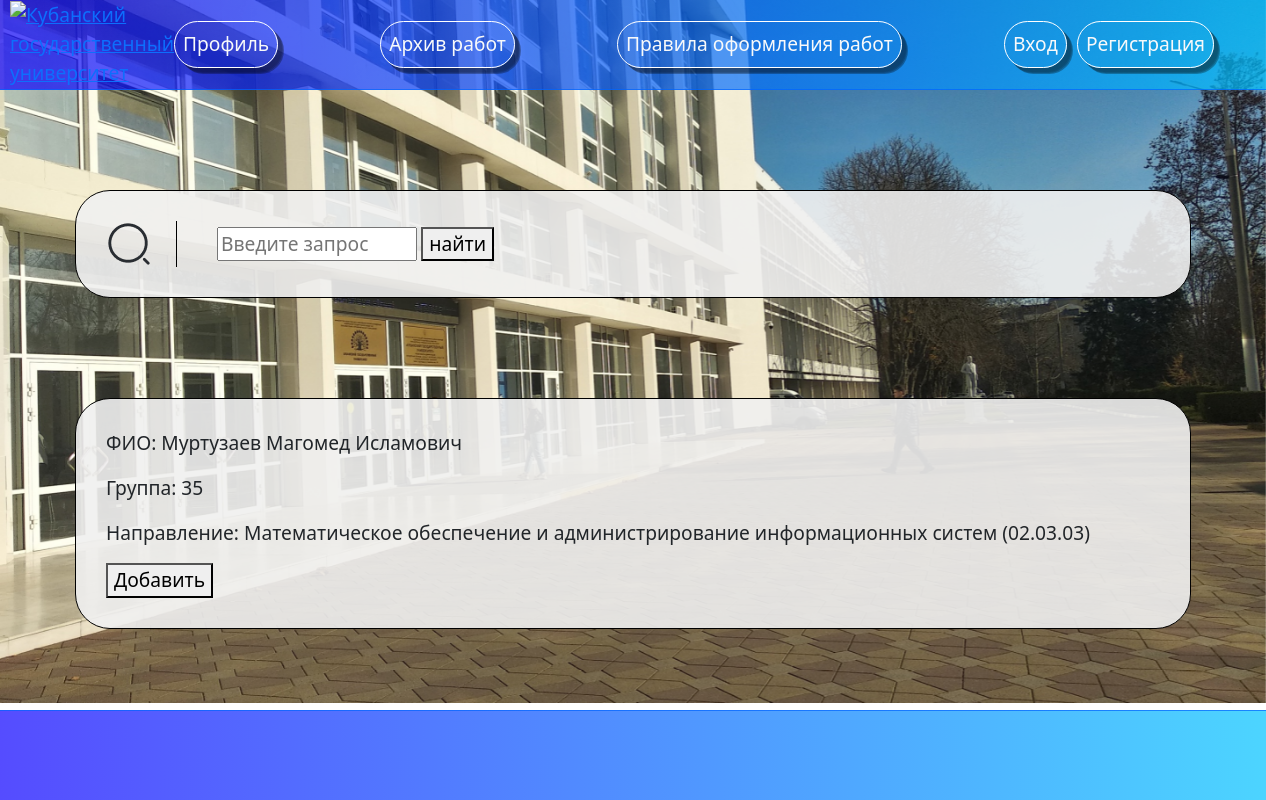
Page /works/add_student/ on the committed database.
### users/models.py (models this page shows, shortened)
class Student(models.Model):
    user = models.OneToOneField(User, on_delete=models.CASCADE, null=True,
                                default=None)
    group = models.ForeignKey(Group, max_length=100,
                              verbose_name="Группа",
                              on_delete=models.SET_NULL, null=True,
                              related_name='st')
    scientific_director = models.ForeignKey('Teacher', on_delete=models.SET_NULL,
                                            verbose_name='Научный руководитель',
                                            related_name='st', null=True,
                                            default=None)
    class Meta:
        verbose_name = "Студент"
        verbose_name_plural = "Студенты"

class Group(models.Model):
    group_number = models.CharField(max_length=100, db_index=True,
                                    verbose_name="Номер группы")
    direction_of_study = models.ForeignKey(DirectionOfStudy, max_length=100,
                              verbose_name="Направление обучения",
                              on_delete=models.SET_NULL, null=True,
                              related_name='gr', )
    class Meta:
        verbose_name = "Группа"
        verbose_name_plural = "Группы"
    def __str__(self):
        return '{0}'.format(self.group_number)

class DirectionOfStudy(models.Model):
    name_of_direction = models.CharField(max_length=100, db_index=True,
                                         verbose_name="Название направления")
    direction_code = models.CharField(max_length=100,
                                      verbose_name="Код направления")
    MASTERS_DEGREE = "MD"
    BACHELORS_DEGREE = "BD"
    LEVEL_OF_TRAINING = (
        (BACHELORS_DEGREE, "Бакалавриат"),
        (MASTERS_DEGREE, "Магистратура"),
    )
    level_of_training = models.CharField(max_length=100,
                                  verbose_name="Уровень подготовки", blank=True,
                                  default=BACHELORS_DEGREE,
                                  choices=LEVEL_OF_TRAINING,
                                  )
    class Meta:
        verbose_name = "Направление обучения"
        verbose_name_plural = "Направления обучения"
    def __str__(self):
        return '{0}'.format(self.name_of_direction)

### works/views.py (the view)
# urls.py: path('add_student/', views.ShowStudentsView.as_view(), name='add_student'),
class ShowStudentsView(ListView):
    model = Student
    template_name = 'works/add_student.html'
    extra_context = {'students':
        Student.objects.all(),
                     'teachers': Teacher.objects.all()}
    def get_queryset(self): # новый
        query = self.request.GET.get('q')
        if query != None:
            object_list = Student.objects.filter(
                Q(user__first_name__icontains=query)
            )
            return object_list
        else:
            return Student.objects.all()

### works/templates/works/add_student.html (shortened to what this page needs)
{% extends 'base.html' %}
{% block main %}
<div class="panel d-flex  align-items-center">
  <div class="search"></div>
<form action="{% url 'add_student' %}" method="get">
  <input id="search" name="q" type="text" placeholder="Введите запрос">
  <button type="submit">найти</button>
</form>
</div>
  {% for student in object_list %}
<div class="panel">
      <div >
        <p>ФИО: {{ student.user.first_name }}</p>
      </div >
      <div >
        <p>Группа: {{ student.group }}</p>
      </div>
      <div>
        <p>Направление: {{ student.group.direction_of_study }}
        ({{ student.group.direction_of_study.direction_code }})</p>
      </div>
      <div>
        <form method="post" action="{% url 'check_works' %}">
     <button type="submit">Добавить</button>
  </form>
      </div>
  </div>
  {% endfor %}
{% endblock %}

### static/css/styles.css (style rules this page uses)
.panel { margin-top: 100px; margin-bottom: 100px; padding: 30px; background-color: rgba(240,240,240,0.9); border: 1px solid black; border-radius: 35px; }
form input { width: 200px; }
.search { background-image: url('../images/search-normal.png'); width: 46px; height: 46px; border-right: 1px solid black; background-repeat: no-repeat; padding-right: 70px; }
#search { margin-left: 40px; }
p, a, input, button { font-size: 1.2rem; }

### rows in the picture
Student: user.first_name "Муртузаев Магомед Исламович", group "35", group.direction_of_study "Математическое обеспечение и администрирование информационных систем", group.direction_of_study.direction_code "02.03.03"
